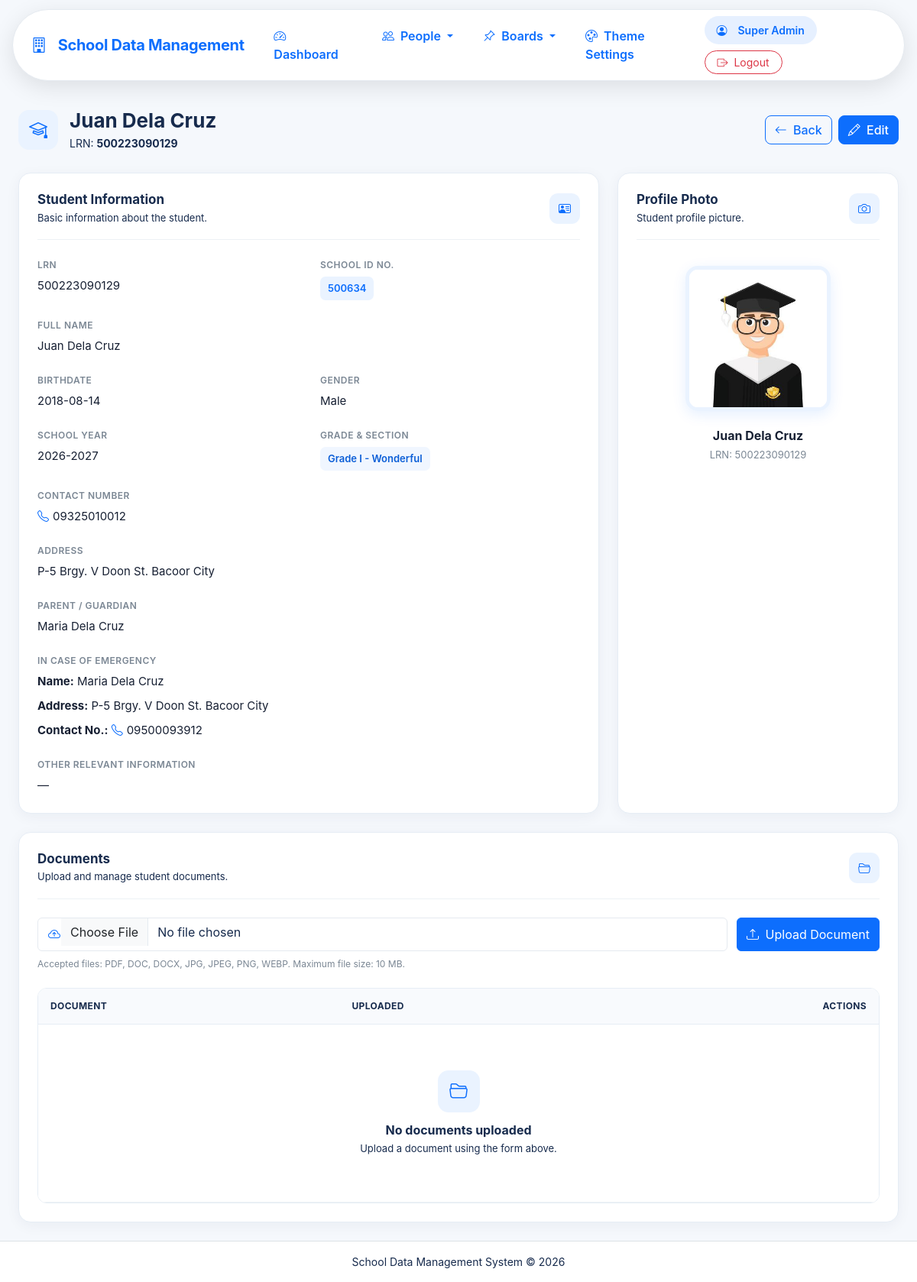
The page /student_view.php?id=2 (signed in) on the database as committed earlier.
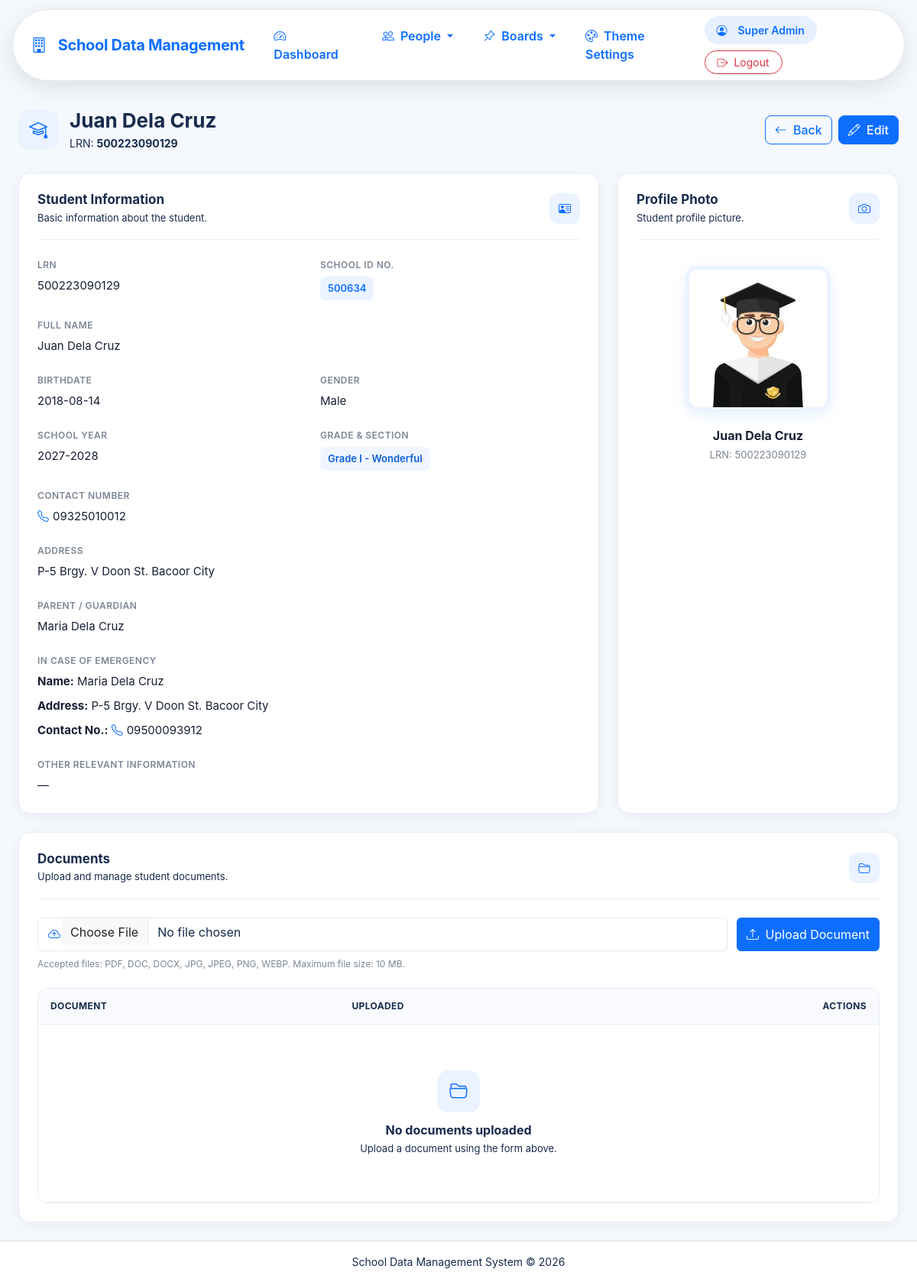
The same page on the database as committed later.
### tables this page shows
CREATE TABLE `students` (
  `id` int(10) UNSIGNED NOT NULL,
  `lrn` varchar(12) DEFAULT NULL,
  `photo` varchar(255) DEFAULT NULL,
  `full_name` varchar(150) NOT NULL,
  `date_of_birth` date DEFAULT NULL,
  `gender` varchar(30) DEFAULT NULL,
  `address` text DEFAULT NULL,
  `contact_number` varchar(50) DEFAULT NULL,
  `parent_guardian` varchar(150) DEFAULT NULL,
  `grade_section` varchar(100) DEFAULT NULL,
  `other_info` text DEFAULT NULL,
  `created_at` timestamp NOT NULL DEFAULT current_timestamp(),
  `updated_at` timestamp NOT NULL DEFAULT current_timestamp() ON UPDATE current_timestamp(),
  `school_id` varchar(6) NOT NULL DEFAULT '500634',
  `school_year` varchar(9) DEFAULT NULL,
  `emergency_name` varchar(100) DEFAULT NULL,
  `emergency_address` text DEFAULT NULL,
  `emergency_contact` varchar(11) DEFAULT NULL,
  `created_by` int(11) DEFAULT NULL,
  `updated_by` int(11) DEFAULT NULL
);

### config.php (called while the page is built, shortened)
<?php
function e($value)
{
    return htmlspecialchars(
        (string) $value,
        ENT_QUOTES,
        'UTF-8'
    );
}
?>

### student_view.php (the view, shortened to what the changed rows need)
<?php
require_once __DIR__ . '/config.php';
$id = (int)($_GET['id'] ?? 0);
$stmt = $pdo->prepare("SELECT * FROM students WHERE id = ?");
$stmt->execute([$id]);
$r = $stmt->fetch();
include __DIR__ . '/header.php';
?>
<link rel="stylesheet" href="assets/student-view.css">
<div class="student-view-header">
    <div class="student-heading">
        <div>
            <h2 class="student-title">
                <?= e($r['full_name']) ?>
            </h2>
            <p class="student-subtitle">
                LRN:
                <strong>
                    <?= !empty($r['lrn']) ? e($r['lrn']) : '—' ?>
                </strong>
            </p>
        </div>
    </div>
</div>
<div class="row g-4">
    <div class="col-lg-8">
        <div class="student-card">
            <div class="student-info-grid">
                <div class="student-info-item">
                    <span class="student-info-label">
                        LRN
                    </span>
                    <span class="student-info-value">
                        <?= !empty($r['lrn'])
                            ? e($r['lrn'])
                            : '—' ?>
                    </span>
                </div>
                <div class="student-info-item">
                    <span class="student-info-value">
                        <span class="student-id-badge">
                            <?= e($r['school_id'] ?? '500634') ?>
                        </span>
                    </span>
                </div>
                <div class="student-info-item student-info-full">
                    <span class="student-info-label">
                        Full Name
                    </span>
                    <span class="student-info-value">
                        <?= e($r['full_name']) ?>
                    </span>
                </div>
                <div class="student-info-item">
                    <span class="student-info-label">
                        Birthdate
                    </span>
                    <span class="student-info-value">
                        <?= !empty($r['date_of_birth'])
                            ? e($r['date_of_birth'])
                            : '—' ?>
                    </span>
                </div>
                <div class="student-info-item">
                    <span class="student-info-label">
                        Gender
                    </span>
                    <span class="student-info-value">
                        <?= !empty($r['gender'])
                            ? e($r['gender'])
                            : '—' ?>
                    </span>
                </div>
                <div class="student-info-item">
                    <span class="student-info-label">
                        School Year
                    </span>
                    <span class="student-info-value">
                        <?= !empty($r['school_year'])
                            ? e($r['school_year'])
                            : '—' ?>
                    </span>
                </div>
                <div class="student-info-item">
                    <span class="student-info-value">
                        <?php if (!empty($r['grade_section'])): ?>
                            <span class="grade-badge">
                                <?= e($r['grade_section']) ?>
                            </span>
                        <?php else: ?>
                            —
                        <?php endif; ?>
                    </span>
                </div>
                <div class="student-info-item">
                    <span class="student-info-value">
                        <?php if (!empty($r['contact_number'])): ?>
                            <span class="student-contact">
                                <i class="bi bi-telephone"></i>
                                <?= e($r['contact_number']) ?>
                            </span>
                        <?php else: ?>
                            —
                        <?php endif; ?>
                    </span>
                </div>
                <div class="student-info-item student-info-full">
                    <span class="student-info-label">
                        Address
                    </span>
                    <span class="student-info-value">
                        <?= !empty($r['address'])
                            ? nl2br(e($r['address']))
                            : '—' ?>
                    </span>
                </div>
                <div class="student-info-item student-info-full">
                    <span class="student-info-label">
                        Parent / Guardian
                    </span>
                    <span class="student-info-value">
                        <?= !empty($r['parent_guardian'])
                            ? e($r['parent_guardian'])
                            : '—' ?>
                    </span>
                </div>
                <div class="student-info-item student-info-full">
                    <div class="student-info-value">
                        <div class="mb-2">
                            <strong>Name:</strong>
                            <?= !empty($r['emergency_name'])
                                ? e($r['emergency_name'])
                                : '—' ?>
                        </div>
                        <div class="mb-2">
                            <strong>Address:</strong>
                            <?= !empty($r['emergency_address'])
                                ? nl2br(e($r['emergency_address']))
                                : '—' ?>
                        </div>
                        <div>
                            <strong>Contact No.:</strong>
                            <?php if (!empty($r['emergency_contact'])): ?>
                                <span class="student-contact">
                                    <i class="bi bi-telephone"></i>
                                    <?= e($r['emergency_contact']) ?>
                                </span>
                            <?php else: ?>
                                —
                            <?php endif; ?>
                        </div>
                    </div>
                </div>
            </div>
        </div>
    </div>
    <div class="col-lg-4">
        <div class="student-card profile-card">
            <div class="student-card-header">
                <div>
                </div>
                <div class="student-card-icon">
                </div>
            </div>
            <div class="profile-photo-wrapper">
                <?php if (!empty($r['photo'])): ?>
                    <img
                        src="<?= e($r['photo']) ?>"
                        class="student-profile-photo"
                        alt="<?= e($r['full_name']) ?>"
                    >
                <?php else: ?>
                    <div class="student-profile-placeholder">
                        <i class="bi bi-person"></i>
                    </div>
                <?php endif; ?>
            </div>
            <div class="profile-name">
                <?= e($r['full_name']) ?>
            </div>
            <div class="profile-id">
                LRN:
                <?= !empty($r['lrn'])
                    ? e($r['lrn'])
                    : '—' ?>
            </div>
        </div>
    </div>
</div>
<div class="student-card documents-card">
    <div class="documents-table-wrapper">
        <div class="table-responsive">
            <table class="table student-documents-table align-middle mb-0">
                <thead>
                    <tr>
                        <th>Document</th>
                        <th>Uploaded</th>
                        <th class="text-end">Actions</th>
                    </tr>
                </thead>
            </table>
        </div>
    </div>
</div>
<?php include 'footer.php'; ?>

Rows that differ between the two databases and show on the page:
changed students "Juan Dela Cruz": school_year "2026-2027" → "2027-2028"
